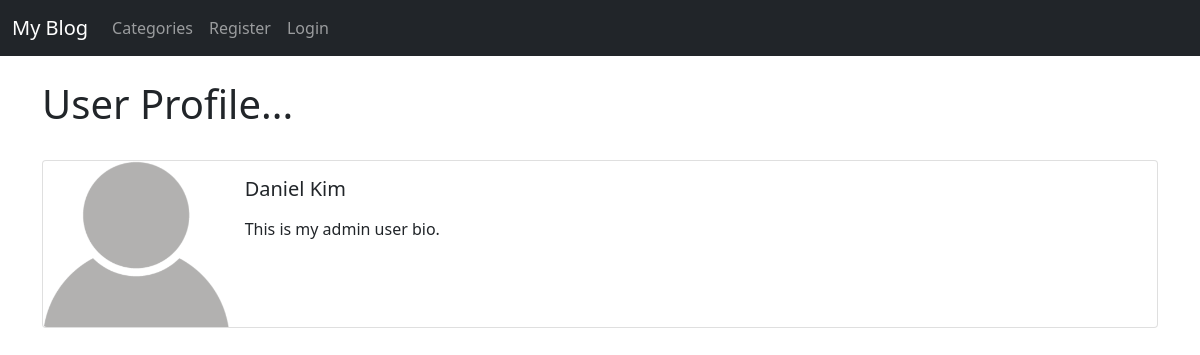
/members/1/profile/, run on the app's committed database.
### blog/models.py (models this page shows, shortened)
class Profile(models.Model):
    user = models.OneToOneField(User, null=True, on_delete=models.CASCADE)
    bio = models.TextField()
    profile_pic = models.ImageField(null=True, blank=True, upload_to="images/profile/")
    website_url = models.CharField(max_length=255, null=True, blank=True)
    facebook_url = models.CharField(max_length=255, null=True, blank=True)
    twitter_url = models.CharField(max_length=255, null=True, blank=True)
    instagram_url = models.CharField(max_length=255, null=True, blank=True)
    pinterest_url = models.CharField(max_length=255, null=True, blank=True)

### members/views.py (the view)
# urls.py: path('<int:pk>/profile/', ShowProfilePageView.as_view(), name='show_profile_page'),
class ShowProfilePageView(DetailView):
    model = Profile
    template_name = 'registration/user_profile.html'
    def get_context_data(self, *args, **kwargs):
        context = super(ShowProfilePageView, self).get_context_data(*args, **kwargs)
        page_user = get_object_or_404(Profile, id=self.kwargs['pk'])
        context["page_user"] = page_user
        return context

### members/templates/registration/user_profile.html (shortened to what this page needs)
{% extends 'base.html' %}
{% load static %}
{% block content %}
<h1>User Profile...</h1>
    <br/>
    <div class="card mb-3">
  <div class="row g-0">
    <div class="col-md-2">
    {% if page_user.profile_pic %}
        <img src="{{ page_user.profile_pic.url }}" class="img-fluid rounded-start">
    {% else %}
        <img src="{% static 'blog/images/default_profile_pic.png' %}" class="img-fluid rounded-start">
    {% endif %}
    </div>
    <div class="col-md-10">
      <div class="card-body">
        <h5 class="card-title">
            {{ page_user.user.first_name }}
            {{ page_user.user.last_name }}
        </h5>
        <p class="card-text">
            {{ page_user.bio }}
        </p>
      </div>
    </div>
  </div>
</div>
    <br/><br/>
{% endblock %}

### data on the page
Profile: user.first_name "Daniel", user.last_name "Kim", bio "This is my admin user bio."
